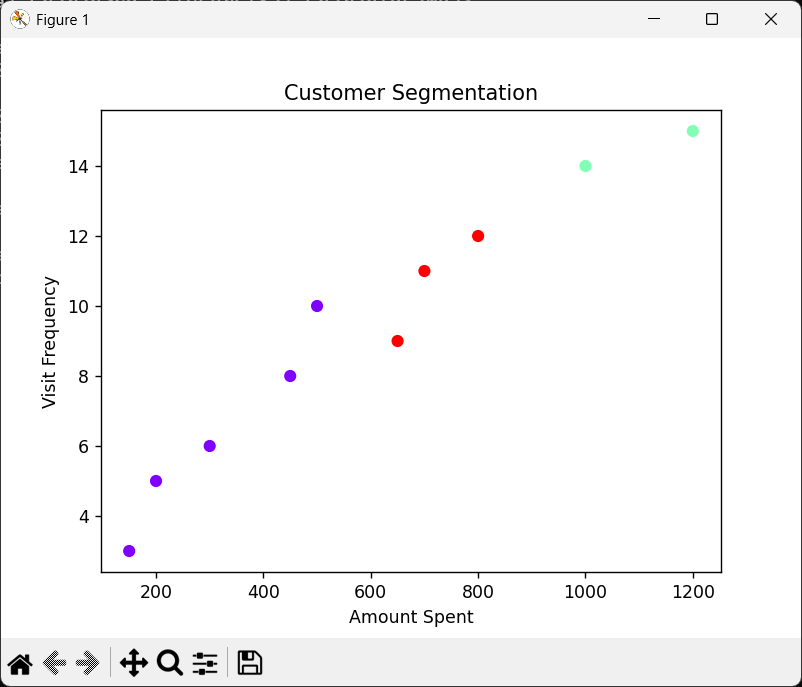

This figure's Python source:
import pandas as pd
from sklearn.cluster import KMeans
import matplotlib.pyplot as plt

# Sample dataset
data = {
    'CustomerID':[1,2,3,4,5,6,7,8,9,10],
    'AmountSpent':[200,500,150,800,1200,300,450,700,1000,650],
    'VisitFrequency':[5,10,3,12,15,6,8,11,14,9]
}

df = pd.DataFrame(data)

# Selecting features
X = df[['AmountSpent','VisitFrequency']]

# K-Means Model
kmeans = KMeans(n_clusters=3)
df['Cluster'] = kmeans.fit_predict(X)

print(df)

# Visualization
plt.scatter(df['AmountSpent'], df['VisitFrequency'], c=df['Cluster'], cmap='rainbow')
plt.xlabel("Amount Spent")
plt.ylabel("Visit Frequency")
plt.title("Customer Segmentation")
plt.show()
